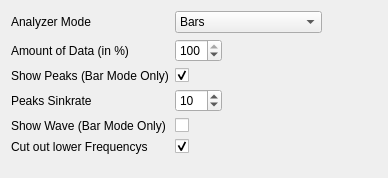
<?xml version="1.0" encoding="UTF-8"?>
<ui version="4.0">
 <class>spectrumAnalyzerSettings</class>
 <widget class="QWidget" name="spectrumAnalyzerSettings">
  <property name="geometry">
   <rect>
    <x>0</x>
    <y>0</y>
    <width>388</width>
    <height>178</height>
   </rect>
  </property>
  <layout class="QFormLayout" name="formLayout">
   <property name="fieldGrowthPolicy">
    <enum>QFormLayout::ExpandingFieldsGrow</enum>
   </property>
   <property name="labelAlignment">
    <set>Qt::AlignLeading|Qt::AlignLeft|Qt::AlignVCenter</set>
   </property>
   <item row="0" column="0">
    <widget class="QLabel" name="Label5">
     <property name="text">
      <string>Analyzer Mode</string>
     </property>
    </widget>
   </item>
   <item row="0" column="1">
    <widget class="KComboBox" name="modeComboBox">
     <property name="currentIndex">
      <number>0</number>
     </property>
     <item>
      <property name="text">
       <string>Bars</string>
      </property>
     </item>
     <item>
      <property name="text">
       <string>Wave</string>
      </property>
     </item>
     <item>
      <property name="text">
       <string>Waterfall Diagram</string>
      </property>
     </item>
     <item>
      <property name="text">
       <string>3D Frequency Waves</string>
      </property>
     </item>
    </widget>
   </item>
   <item row="1" column="0">
    <widget class="QLabel" name="Label2">
     <property name="text">
      <string>Amount of Data (in %)</string>
     </property>
    </widget>
   </item>
   <item row="1" column="1">
    <widget class="KIntSpinBox" name="interpolSpinBox">
     <property name="minimum">
      <number>1</number>
     </property>
     <property name="maximum">
      <number>100</number>
     </property>
     <property name="singleStep">
      <number>1</number>
     </property>
     <property name="value">
      <number>100</number>
     </property>
    </widget>
   </item>
   <item row="2" column="0">
    <widget class="QLabel" name="label">
     <property name="text">
      <string>Show Peaks (Bar Mode Only)</string>
     </property>
    </widget>
   </item>
   <item row="2" column="1">
    <widget class="QCheckBox" name="peaksCheckBox">
     <property name="text">
      <string/>
     </property>
     <property name="checked">
      <bool>true</bool>
     </property>
    </widget>
   </item>
   <item row="3" column="0">
    <widget class="QLabel" name="label_3">
     <property name="text">
      <string>Peaks Sinkrate</string>
     </property>
    </widget>
   </item>
   <item row="3" column="1">
    <widget class="KIntSpinBox" name="peaksSpinbox">
     <property name="minimum">
      <number>1</number>
     </property>
     <property name="maximum">
      <number>100</number>
     </property>
     <property name="value">
      <number>10</number>
     </property>
    </widget>
   </item>
   <item row="4" column="0">
    <widget class="QLabel" name="label_2">
     <property name="text">
      <string>Show Wave (Bar Mode Only)</string>
     </property>
    </widget>
   </item>
   <item row="4" column="1">
    <widget class="QCheckBox" name="waveCheckBox">
     <property name="text">
      <string/>
     </property>
     <property name="checked">
      <bool>false</bool>
     </property>
    </widget>
   </item>
   <item row="5" column="1">
    <widget class="QCheckBox" name="cutCheckBox">
     <property name="text">
      <string/>
     </property>
     <property name="shortcut">
      <string>Ctrl+S</string>
     </property>
     <property name="checked">
      <bool>true</bool>
     </property>
    </widget>
   </item>
   <item row="5" column="0">
    <widget class="QLabel" name="label_4">
     <property name="text">
      <string>Cut out lower Frequencys</string>
     </property>
    </widget>
   </item>
  </layout>
 </widget>
 <customwidgets>
  <customwidget>
   <class>KIntSpinBox</class>
   <extends>QSpinBox</extends>
   <header>knuminput.h</header>
  </customwidget>
  <customwidget>
   <class>KComboBox</class>
   <extends>QComboBox</extends>
   <header>kcombobox.h</header>
  </customwidget>
 </customwidgets>
 <resources/>
 <connections/>
</ui>
